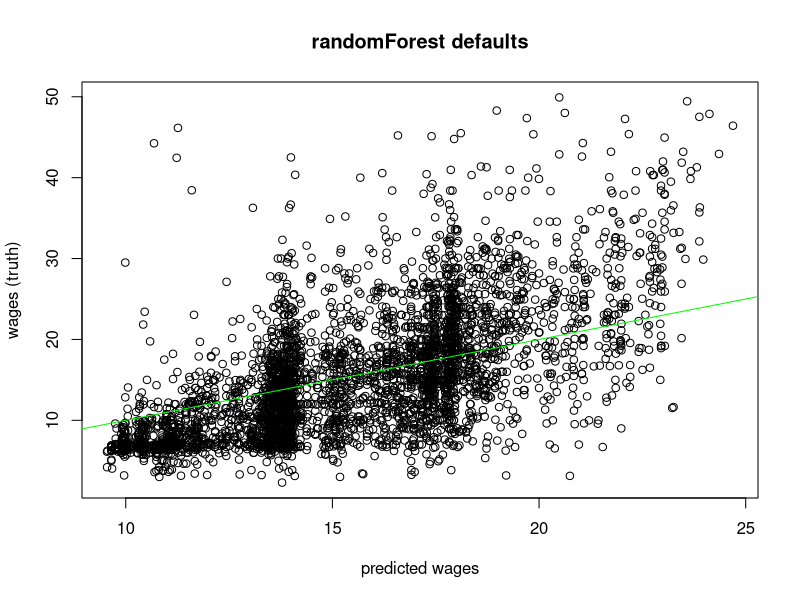
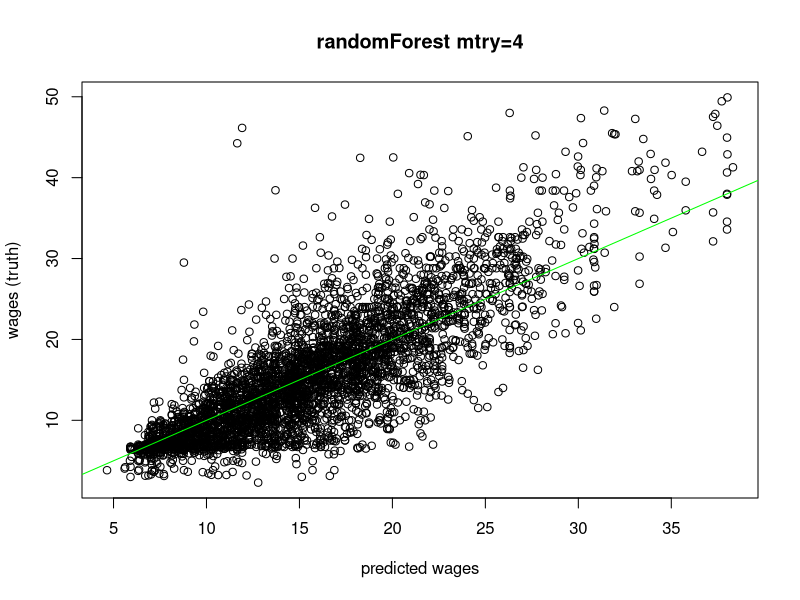
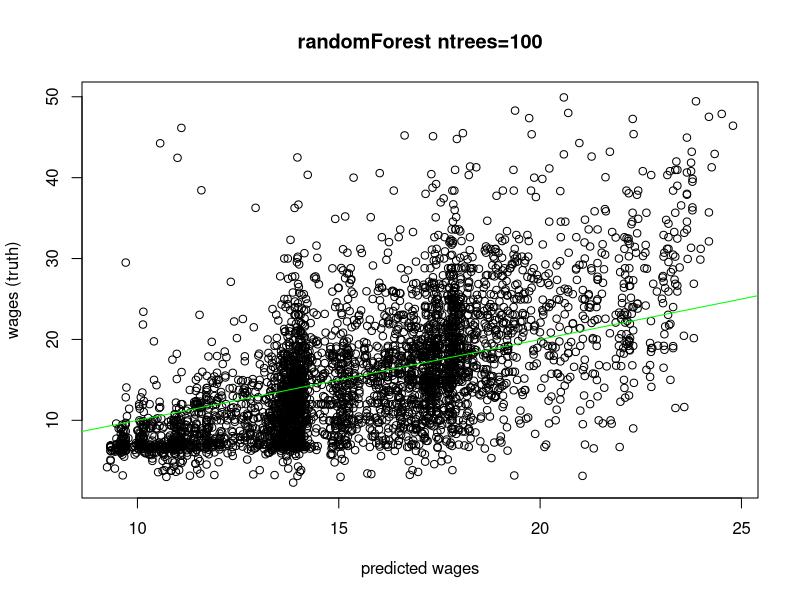
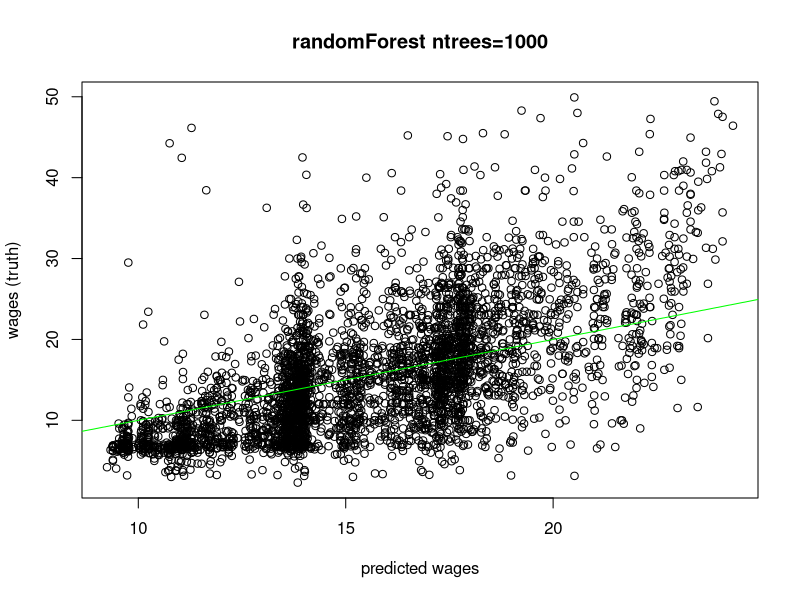

Source code (R) for these figures, in order:
#
# EPage 271
#
# Written by:
# -- 
# John L. Weatherwax                2009-04-21
# 
# email: wax@alum.mit.edu
# 
# Please send comments and especially bug reports to the
# above email address.
# 
#-----

save_plots=F

#install.packages("randomForest")

library(rpart)
library(randomForest)
library(car)

set.seed(0)

SLID = na.omit(SLID) # drop NA's


rf = randomForest( wages ~ ., data=SLID )
yhat = predict( rf, newdata=SLID )
print( sprintf( "MSE of the default fit %10.6f", mean( ( yhat - SLID$wages )^2 ) ) )

if( save_plots ){ postscript("../../WriteUp/Graphics/Chapter5/prob_2_yhat_vs_y_default_params.eps", onefile=FALSE, horizontal=FALSE) }
plot( yhat, SLID$wages, xlab="predicted wages", ylab="wages (truth)", main="randomForest defaults" )
abline(a=0,b=1,col="green")
if( save_plots ){ dev.off() }


rf = randomForest( wages ~ ., data=SLID, mtry=4 )
yhat = predict( rf, newdata=SLID )
print( sprintf( "MSE with mtry=4 %10.6f", mean( ( yhat - SLID$wages )^2 ) ) )

if( save_plots ){ postscript("../../WriteUp/Graphics/Chapter5/prob_2_yhat_vs_y_mtry_4.eps", onefile=FALSE, horizontal=FALSE) }
plot( yhat, SLID$wages, xlab="predicted wages", ylab="wages (truth)", main="randomForest mtry=4" )
abline(a=0,b=1,col="green")
if( save_plots ){ dev.off() }


rf = randomForest( wages ~ ., data=SLID, ntrees=100 )
yhat = predict( rf, newdata=SLID )
print( sprintf( "MSE with ntrees=100 %10.6f", mean( ( yhat - SLID$wages )^2 ) ) )

if( save_plots ){ postscript("../../WriteUp/Graphics/Chapter5/prob_2_yhat_vs_y_ntrees_100.eps", onefile=FALSE, horizontal=FALSE) }
plot( yhat, SLID$wages, xlab="predicted wages", ylab="wages (truth)", main="randomForest ntrees=100" )
abline(a=0,b=1,col="green")
if( save_plots ){ dev.off() }


rf = randomForest( wages ~ ., data=SLID, ntrees=1000 )
yhat = predict( rf, newdata=SLID )
print( sprintf( "MSE with ntrees=1000 %10.6f", mean( ( yhat - SLID$wages )^2 ) ) )

if( save_plots ){ postscript("../../WriteUp/Graphics/Chapter5/prob_2_yhat_vs_y_ntrees_1000.eps", onefile=FALSE, horizontal=FALSE) }
plot( yhat, SLID$wages, xlab="predicted wages", ylab="wages (truth)", main="randomForest ntrees=1000" )
abline(a=0,b=1,col="green")
if( save_plots ){ dev.off() }


